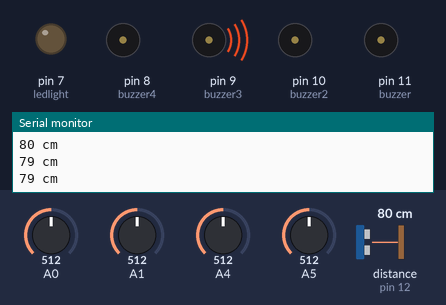
Recording of a sketch running on a simulated Arduino Uno, built with avr-gcc and run on an emulated ATmega328P. Parts: output pins drawn as LEDs (lit = HIGH), buzzer (waves = sounding, pin HIGH), the last lines printed to the serial monitor. Wiring (inferred from the names in the program): ultrasonic range finder: trigger pin 13; echo pin 12. Dashed ring = blinking. The test bench sets the inputs (shaded band); at power-on: A4 = 512, distance to the obstacle (sensor on pin 12) 80 cm, A5 = 512, A0 = 512, A1 = 512. The echo pulse lasts 58.3 µs per cm; pins used as bus, display or sensor lines are not drawn.

Above: at 1.3 s.
1.4 s: A4 set to 792
2.9 s: A4 set to 812
At 3.13 s:
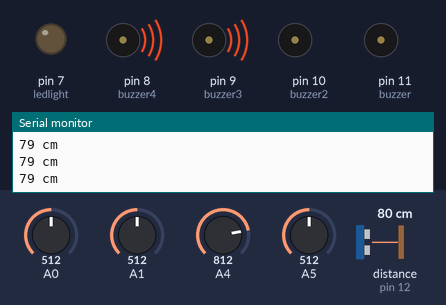
6.0 s: distance to the obstacle (sensor on pin 12) set to 53 cm
9.1 s: distance to the obstacle (sensor on pin 12) set to 46 cm
At 10.0 s:
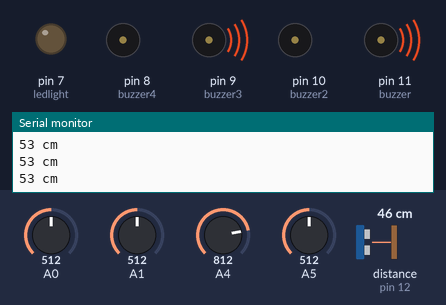
12.2 s: A5 set to 789
15.3 s: A5 set to 816
At 16.76 s:
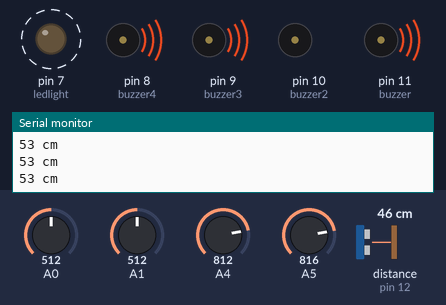
Timing chart, 0 to 19.4 s (numbered marks = the images above; inputs shaded):
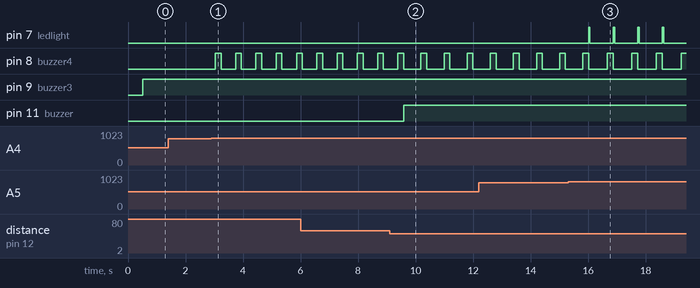

Measured:
- the behaviour switches between 800 and 801 on A4 (found by bisection; images 0 and 1)
- the behaviour switches between 50 and 49 cm on distance to the obstacle (sensor on pin 12) (found by bisection; images 1 and 2)
- the behaviour switches between 800 and 801 on A5 (found by bisection; images 2 and 3)
- after the input at 2.9 s, pin 8 (buzzer4): alternates HIGH for 0.20 s and LOW for 0.51 s, starting after 0.14 s
- after the input at 9.1 s, pin 11 (buzzer): LOW → HIGH after 0.48 s
- after the input at 15.3 s, pin 7 (ledlight): alternates HIGH for 0.05 s and LOW for 0.80 s, starting after 0.71 s

The sketch:

ojus.ino
```cpp
#define  trigPin 13
#define echoPin 12
#define buzzer 11
#define buzzer2 10
#define buzzer3 9
#define buzzer4 8
#define ledlight 7

void setup() {
  Serial.begin (9600);
  pinMode(trigPin, OUTPUT);
  pinMode(echoPin, INPUT);
  pinMode(buzzer, OUTPUT);
  pinMode(buzzer2, OUTPUT);
  pinMode(buzzer3, OUTPUT);
  pinMode(buzzer4, OUTPUT);
  pinMode(ledlight, OUTPUT);
}void loop() {
  long duration, distance;
  digitalWrite(trigPin, LOW);
  delayMicroseconds(2);
  digitalWrite(trigPin, HIGH);
  delayMicroseconds(10);
  digitalWrite(trigPin, LOW);
  duration = pulseIn(echoPin, HIGH);
  distance = (duration/2) / 29.1;


  if (distance < 50) {
    digitalWrite(buzzer,HIGH); ;
  delay(100);
  }else {
    digitalWrite(buzzer,LOW);// ultrasonic sensor
  if (distance >= 400 || distance <= 0){
    Serial.println("Out of range");
  } else {
    Serial.print(distance);
    Serial.println(" cm");
  }  } delay(500);
   if (analogRead(A0)<100){
digitalWrite(buzzer2,HIGH);
delay(50);
digitalWrite(buzzer2,LOW);
delayMicroseconds(10);}
else {digitalWrite(buzzer2,LOW);}// Step sensor
if (analogRead(A1)>70){
digitalWrite(buzzer3,HIGH);}
else {digitalWrite(buzzer3,LOW);}// heat sensor
if (analogRead(A4)>800){
digitalWrite(buzzer4,HIGH);
delay(200);
digitalWrite(buzzer4,LOW);
delayMicroseconds(100);}
else {digitalWrite(buzzer4,LOW);}// water sensor ok
if (analogRead(A5)>800){
digitalWrite(ledlight,HIGH);
delay(50);
digitalWrite(ledlight,LOW);
delayMicroseconds(10);}
else {digitalWrite(ledlight,LOW);}}// light sensor ok
```
